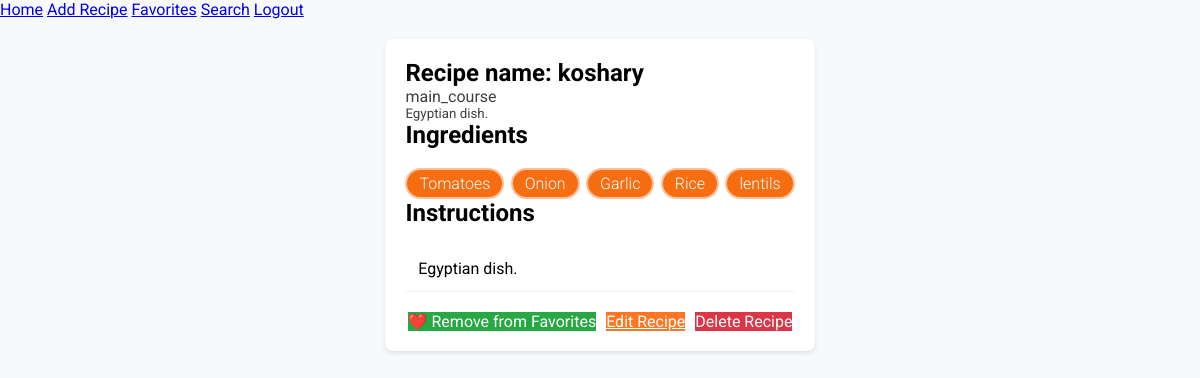
Screenshot of /RecipePage/16/ (signed in) with the database file from the repository.
### products/models.py (models this page shows, shortened)
class recipes(models.Model):
    name = models.CharField(max_length=60)
    course = models.CharField(max_length=40)
    descripition = models.TextField()
    Ingredients = models.CharField(max_length=100)
    isfav = models.BooleanField(default=False)

### products/views.py (the view)
# urls.py: path('RecipePage/<int:recipe_id>/', views.RecipePage, name='RecipePage'),
@login_required(login_url='login')
def RecipePage(request, recipe_id):
    favs = Favorite.objects.filter(user=request.user).values_list('recipe_id', flat=True)
    recipe = get_object_or_404(recipes, id=recipe_id)
    description_sentences = re.split(r'[.,]', recipe.descripition)
    ingredients_list = re.split(r'[.,]', recipe.Ingredients)
    return render(request, 'pages/RecipePage.html', {
        'recipe': recipe,
        'description_sentences': description_sentences,
        'ingredients_list': ingredients_list,
        'favs': favs
    })

### templates/pages/RecipePage.html (shortened to what this page needs)
<!DOCTYPE html>
<html lang="en">
<head>
    {% load static %}
    <link rel="stylesheet" href="{% static 'css/Recipepage.css' %}">
</head>
<body>
<header>
    <nav>
        <div class="nav-links">
          <a href="{% url 'recipe_list' %}" >Home</a>
          {% if user.is_staff %}
          <a href="{% url 'AddRecipe' %}">Add Recipe</a>
          {%endif%}
          <a href="{% url 'favorites' %}">Favorites</a>
          <a href="{% url 'search' %}">Search</a>
          <a href="{% url 'logout' %}">Logout</a>
        </div>
    </nav>
</header>
<div class="container">
    <h2>Recipe name: {{ recipe.name }}</h2>
    <p style="color: #3f3f3f;">{{ recipe.course }}</p>
    <div>
    <p style="font-size: smaller; color: #3f3f3f">
        {% for sentence in description_sentences %}
            {% if sentence.strip %}
                {{ sentence }}.
                <br>
            {% endif %}
        {% endfor %}
    </p>
</div>
<div class="ingredients">
    <p><strong>Ingredients</strong></p>
    <ul>
        {% for ing in ingredients_list %}
            {% if ing.strip %}
                <li>{{ ing }}</li>
            {% endif %}
        {% endfor %}
    </ul>
</div>
<div class="instructions">
            <p><strong>Instructions</strong></p>
            <ol>
                {% for sentence in description_sentences %}
            {% if sentence.strip %}
            <li>
            {{ sentence }}.
                </li>
            {% endif %}
        {% endfor %}
            </ol>
        </div>
    <div class="actions">
    {% if recipe.id in favs %}
        <a href="{% url 'remove_from_favorites' recipe.id %}" class="favorite-btn" style="text-decoration:none">
            ❤️ Remove from Favorites
        </a>
    {% else %}
        <a href="{% url 'add_to_favorites' recipe.id %}" class="favorite-btn" style="text-decoration:none">
            🤍 Add to Favorites
        </a>
    {% endif %}
    {% if user.is_staff %}
          <a href="{% url 'EditRecipe' recipe.id %}" class="edit-btn">Edit Recipe</a>
    <a type="button" id="delete-recipe" class="delete-btn"
       onclick="if(confirm('Are you sure you want to delete this recipe?')) {
                 window.location.href='{% url 'delete_recipe' recipe.id %}';
               }">
        Delete Recipe
    </a>
          {%endif%}
</div>
</div>
</body>
</html>

### project/static/css/Recipepage.css (style rules this page uses)
* { box-sizing: border-box; margin: 0; padding: 0; font-family: 'Roboto', sans-serif; }
body { font-family: Arial, sans-serif; display: flex; flex-direction: column; min-height: 100vh; background-color: #f8f9fa; margin: 0; }
.container { max-width: 800px; margin: 20px auto; padding: 20px; background-color: white; border-radius: 8px; box-shadow: 0 2px 4px rgba(0, 0, 0, 0.1); }
.actions { display: flex; gap: 10px; justify-content: center; margin-top: 20px; }
.edit-btn { background-color: #FF7622; color: white; }
.delete-btn { background-color: #dc3545; color: white; }
.favorite-btn { background-color: #28a745; color: white; }
.container > div > p:first-child { font-size: 1.5rem; }
ul, ol { list-style: none; padding: 0; }
.ingredients ul { display: flex; flex-wrap: wrap; gap: 0.4rem; margin-top: 1.2rem; }
.ingredients ul li { border: 2px solid #fac19b; background-color: #f76d12; padding: 4px 12px; border-radius: 30px; color: rgb(255, 255, 255); font-weight: 300; }
.instructions ol { display: flex; flex-direction: column; gap: 12px; margin-top: 1.2rem; }
.instructions ol li { border-bottom: 1px solid #f0f0f0; padding: 0.8rem; }

### rows the page displays
recipes: name "koshary", course "main_course", description_sentences "Egyptian dish", description_sentences "Egyptian dish"

### other values shown
{{ ing }} "Tomatoes" "Onion" "Garlic" "Rice" "lentils"
